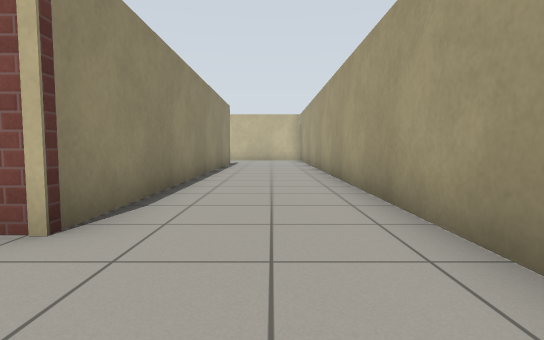
View 1 (above)

18 first-person views from a walk through a Gazebo world. The camera is 0.72 m above the floor, tilts 4° down and sees 80° across. The floor is counted in squares, 1 m on a side. Each view is taken from the middle of a square. On the plan, view 1 faces up. The plan holds only what a view shows up to about 10 squares ahead; the rest is blank. Simple patterns stand in for the simulator's built-in surfaces.

View 2
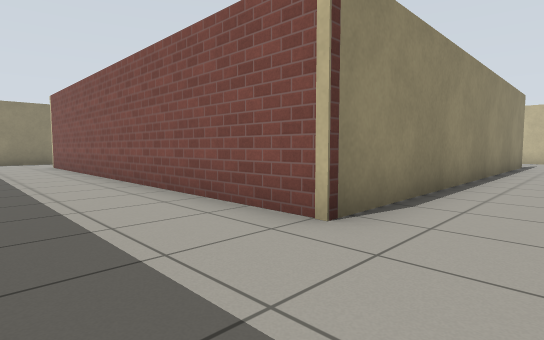

View 3
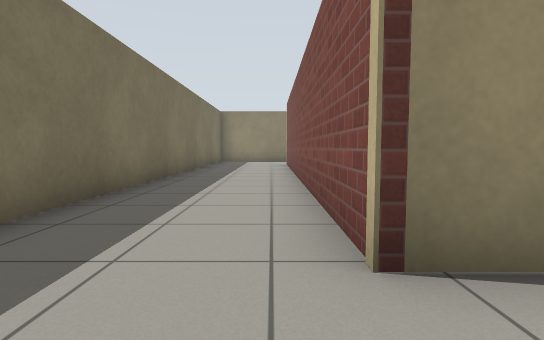

View 4
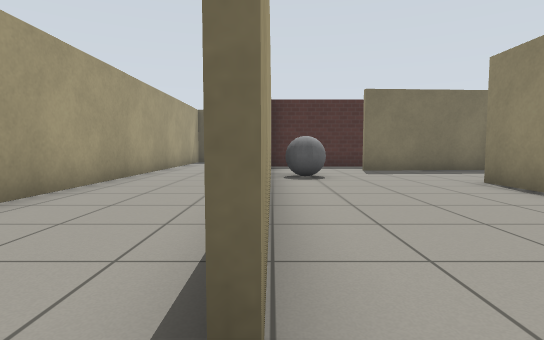

View 5
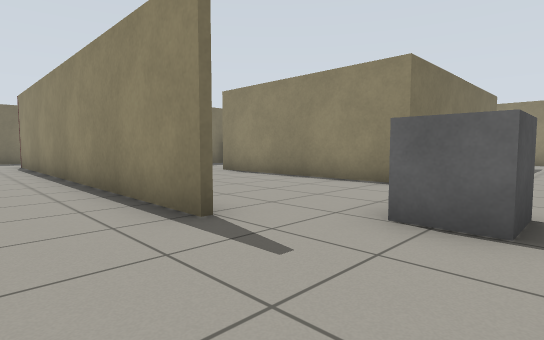

View 6
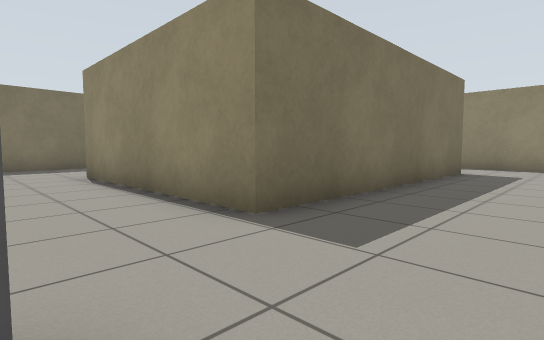

View 7
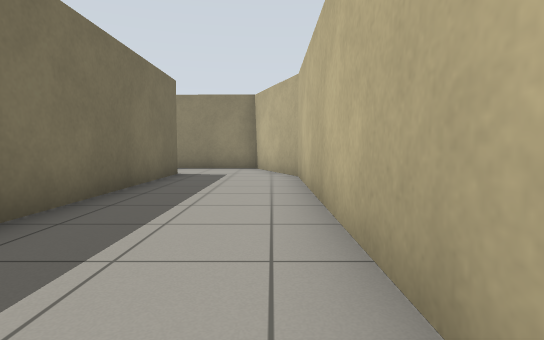

View 8
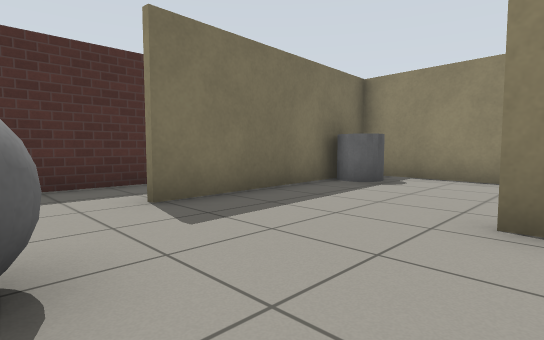

View 9
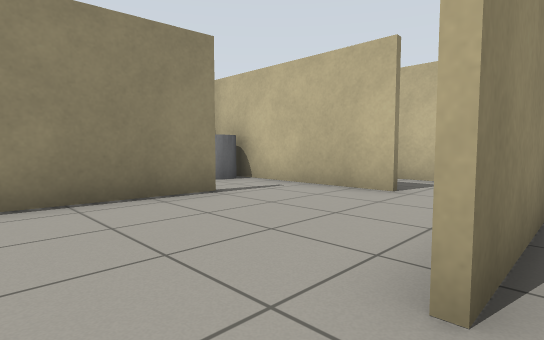

View 10
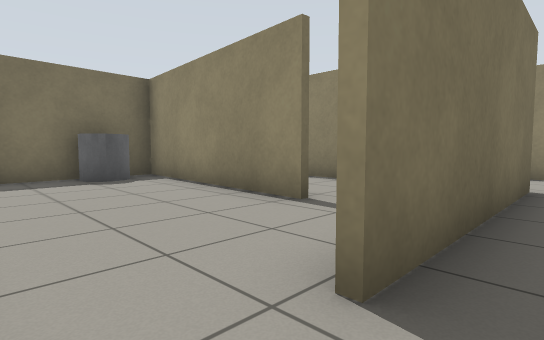

View 11
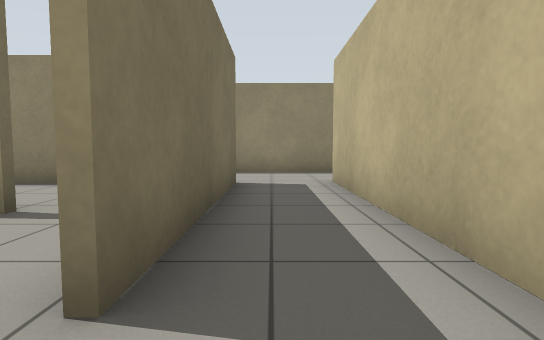

View 12
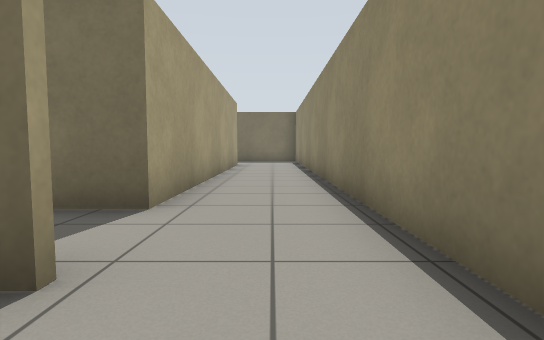

View 13
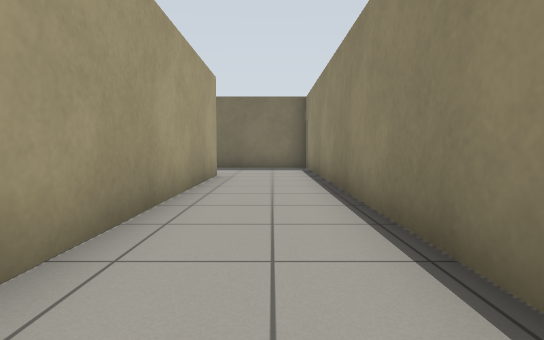

View 14
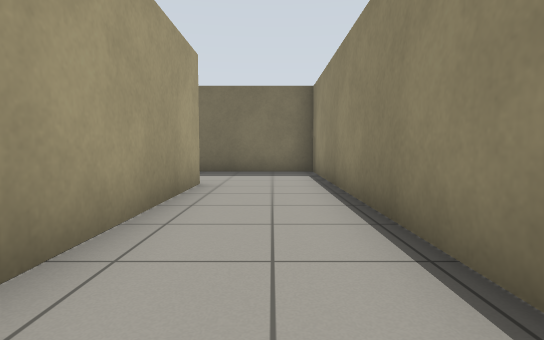

View 15
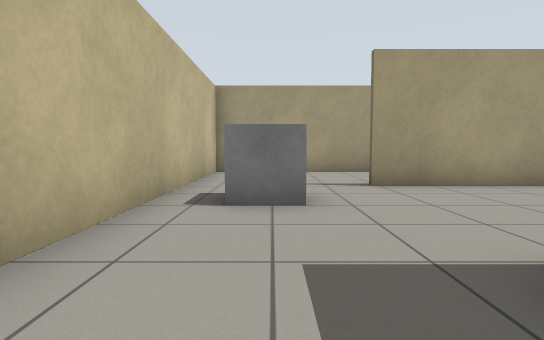

View 16
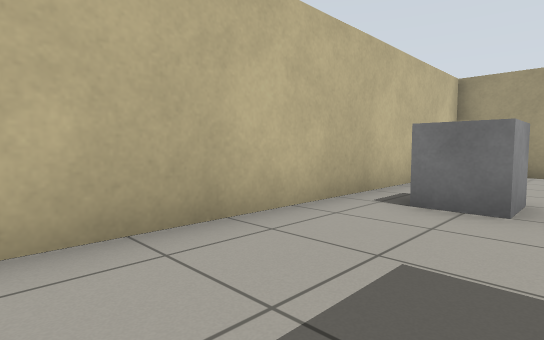

View 17
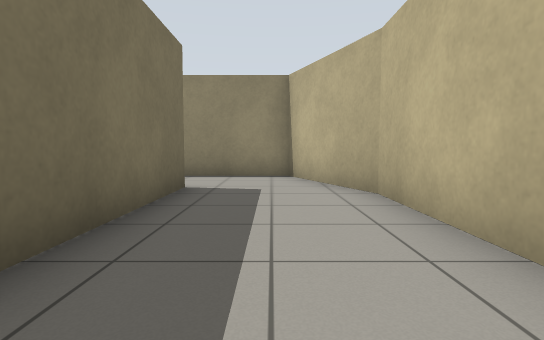

View 18
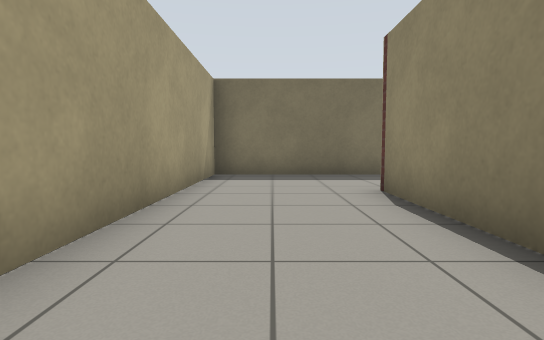

### Floor plan
Ten units are one square. View 1 is at (0, 0); x grows to the right and y downward. Boxes are objects, and circles mark ways between rooms. Rooms are numbered by the first view taken in them; rooms with no view inside come last. Other rooms are left out.
<svg viewBox="-167 -181 187 192">
<path fill="none" stroke="#000" d="M-86 -47 -48 -50M-20 -96 -20 -142M-82 -121 -104 -121M-104 -101 -108 -46 -103 -46M-18 -143 -18 -26 -116 -26M-124 -121 -134 -121M15 -131 15 -176 -130 -176 -161 -164 -161 -134M-136 -25 -136 -123M-100 6 15 6 15 -109M-139 -144 -63 -144 -63 -84M-161 -125 -162 6 -127 6M-136 -123 -82 -123M-84 -143 -139 -143M-161 -134 -161 -125"/>
<rect x="-135" y="-115" width="20" height="10" fill="#bbb"><title>grey cylinder</title></rect>
<rect x="-105" y="-65" width="20" height="20" fill="#bbb"><title>grey cylinder</title></rect>
<rect x="-45" y="-165" width="20" height="10" fill="#bbb"><title>grey box</title></rect>
<rect x="-35" y="-75" width="10" height="10" fill="#bbb"><title>grey ball</title></rect>
<circle cx="-145" cy="-120" r="3" fill="#2a7"/>
<circle cx="-145" cy="-140" r="3" fill="#2a7"/>
<circle cx="-75" cy="-120" r="3" fill="#2a7"/>
<text x="-60" y="-80">1</text>
<text x="-110" y="-130">2</text>
</svg>
Room 1 opens to room 2.

Where each view was taken, in squares from view 1:
view 1: 0 up, 0 right, facing up
view 2: 0 up, 0 right, facing up-left
view 3: 2 up, 0 right, facing left
view 4: 15 up, 2 left, facing down
view 5: 17 up, 0 right, facing down-left
view 6: 17 up, 4 left, facing down-left
view 7: 17 up, 5 left, facing left
view 8: 9 up, 3 left, facing down-left
view 9: 7 up, 6 left, facing up-left
view 10: 13 up, 7 left, facing down-left
view 11: 13 up, 7 left, facing left
view 12: 16 up, 15 left, facing down
view 13: 11 up, 15 left, facing down
view 14: 9 up, 15 left, facing down
view 15: 16 up, 8 left, facing right
view 16: 15 up, 8 left, facing up-right
view 17: 16 up, 8 left, facing left
view 18: 8 up, 0 right, facing down
